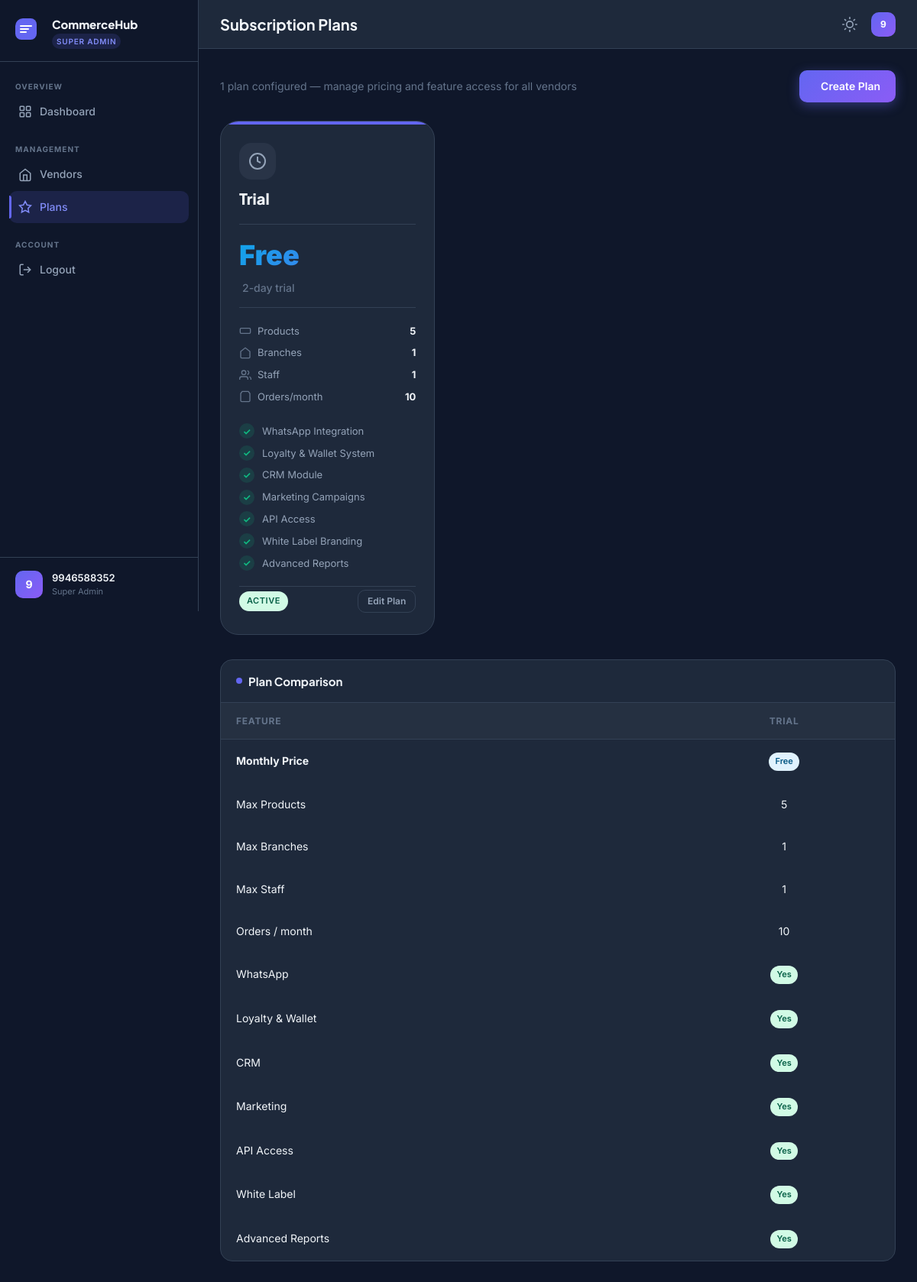
/sadmin/plans/ (signed in), run on an earlier commit of the app's database.
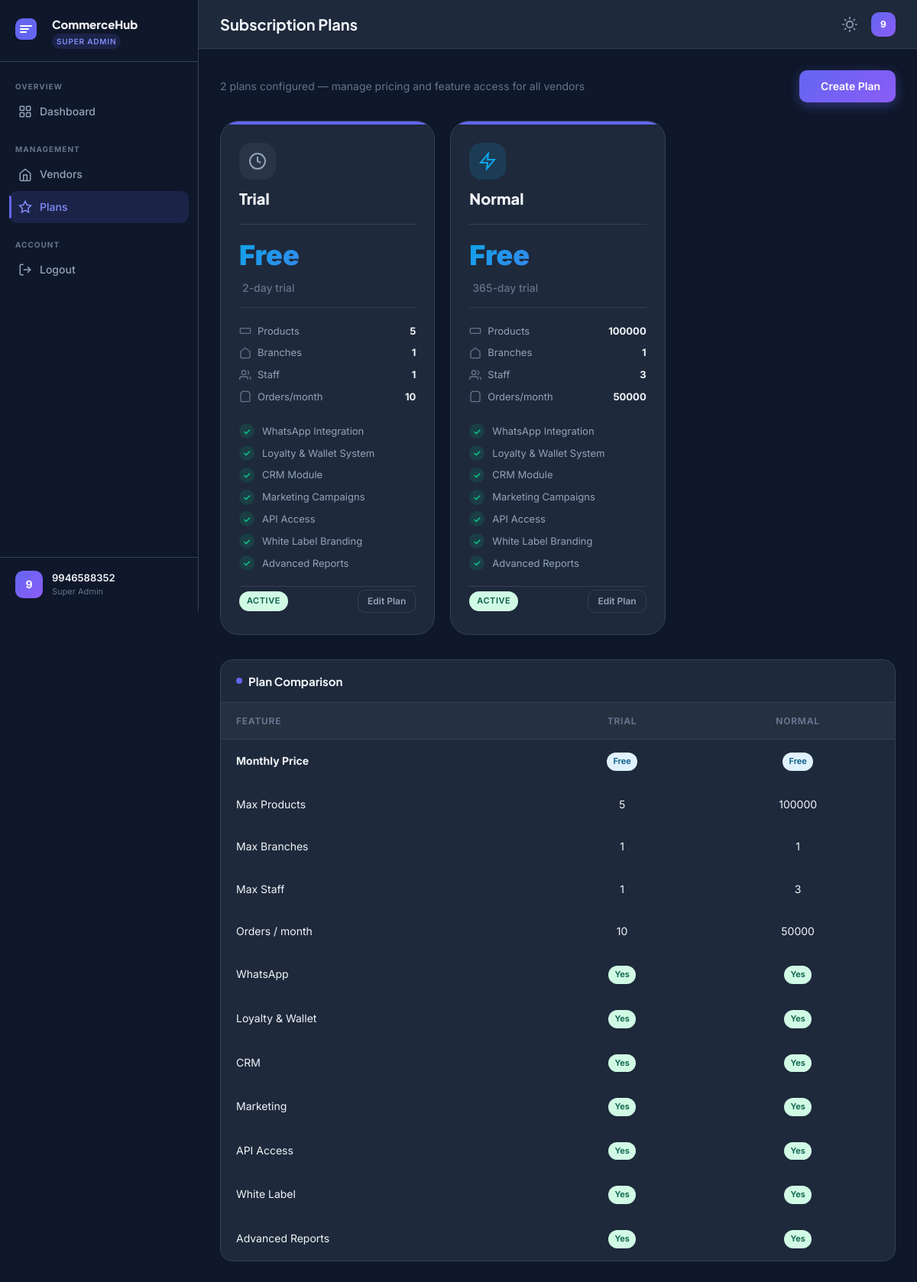
And on a later commit of the database.
### tenants/models.py (models this page shows, shortened)
class SubscriptionPlan(TimestampModel):
    PLAN_CHOICES = [
        ('trial', 'Trial'),
        ('starter', 'Starter'),
        ('standard', 'Standard'),
        ('professional', 'Professional'),
        ('enterprise', 'Enterprise'),
    ]
    BILLING_CHOICES = [
        ('monthly', 'Monthly'),
        ('annual', 'Annual'),
        ('lifetime', 'Lifetime'),
    ]
    name = models.CharField(max_length=50)
    plan_type = models.CharField(max_length=20, choices=PLAN_CHOICES, unique=True)
    billing_cycle = models.CharField(max_length=20, choices=BILLING_CHOICES, default='monthly')
    price = models.DecimalField(max_digits=10, decimal_places=2, default=0)
    annual_price = models.DecimalField(max_digits=10, decimal_places=2, default=0)
    trial_days = models.PositiveSmallIntegerField(default=14)
    description = models.TextField(blank=True)
    is_active = models.BooleanField(default=True)
    sort_order = models.PositiveSmallIntegerField(default=0)
    max_products = models.PositiveIntegerField(default=100)
    max_branches = models.PositiveSmallIntegerField(default=1)
    max_staff = models.PositiveSmallIntegerField(default=3)
    max_monthly_orders = models.PositiveIntegerField(default=500)
    has_whatsapp = models.BooleanField(default=False)
    has_loyalty = models.BooleanField(default=False)
    has_crm = models.BooleanField(default=False)
    has_marketing = models.BooleanField(default=False)
    has_api_access = models.BooleanField(default=False)
    has_white_label = models.BooleanField(default=False)
    has_advanced_reports = models.BooleanField(default=False)
    has_analytics = models.BooleanField(default=True)
    has_store_settings = models.BooleanField(default=True)
    has_catalog_management = models.BooleanField(default=True)
    has_order_management = models.BooleanField(default=True)
    has_inventory_management = models.BooleanField(default=True)
    has_organization_management = models.BooleanField(default=True)
    class Meta:
        db_table = 'ch_subscription_plans'
        verbose_name = 'Subscription Plan'
        ordering = ['sort_order']

### adminapp/views.py (the view)
# urls.py: path('plans/', views.PlanListView.as_view(), name='plan_list'),
class PlanListView(SuperAdminRequiredMixin, View):
    template_name = 'admin/plans/list.html'
    def get(self, request):
        plans = SubscriptionPlan.objects.all().order_by('sort_order')
        context = {
            'plans': plans,
            'page_title': 'Subscription Plans',
        }
        return render(request, self.template_name, context)

### accounts/models.py (called while the page is built)
    def get_full_name(self):
        return f'{self.first_name} {self.last_name}'.strip()

    def get_short_name(self):
        return self.first_name or self.phone

### core/context_processors.py (called while the page is built)
def tenant_context(request):
    tenant = getattr(request, 'tenant', None)
    storefront_categories = []
    if tenant:
        try:
            storefront_categories = Category.objects.filter(vendor=tenant, is_active=True).get_cached_trees()
        except Exception:
            storefront_categories = []
    return {
        'current_tenant': tenant,
        'platform_name': getattr(settings, 'PLATFORM_NAME', 'CommerceHub'),
        'platform_domain': getattr(settings, 'PLATFORM_DOMAIN', 'commercehub.in'),
        'storefront_categories': storefront_categories,
    }

### core/mixins.py (called while the page is built)
    def dispatch(self, request, *args, **kwargs):
        if not request.user.is_authenticated:
            return redirect('accounts:admin_login')
        if not request.user.is_super_admin:
            messages.error(request, 'Access denied. Super Admin privileges required.')
            return redirect('accounts:admin_login')
        return super().dispatch(request, *args, **kwargs)

### templates/admin/plans/list.html (shortened to what the changed rows need)
{% extends 'base/admin_base.html' %}
{% load static %}
{% block content %}
<div class="page-header-row">
    <div class="page-header-info">
        <p class="page-subtitle">{{ plans|length }} plan{{ plans|length|pluralize }} configured &mdash; manage pricing and feature access for all vendors</p>
    </div>
</div>
<div class="pricing-grid">
    {% for plan in plans %}
    <div class="pricing-card {% if plan.plan_type == 'professional' %}pricing-card-featured{% endif %} {% if not plan.is_active %}pricing-card-inactive{% endif %}">
        <div class="pricing-header">
            <div class="pricing-icon pricing-icon-{{ plan.plan_type }}">
                {% if plan.plan_type == 'trial' %}
                <svg viewBox="0 0 24 24" fill="none" stroke="currentColor" stroke-width="2">
                    <circle cx="12" cy="12" r="10"/><polyline points="12 6 12 12 16 14"/>
                </svg>
                {% elif plan.plan_type == 'starter' %}
                <svg viewBox="0 0 24 24" fill="none" stroke="currentColor" stroke-width="2">
                    <polygon points="13 2 3 14 12 14 11 22 21 10 12 10 13 2"/>
                </svg>
                {% elif plan.plan_type == 'standard' %}
                <svg viewBox="0 0 24 24" fill="none" stroke="currentColor" stroke-width="2">
                    <path d="M12 2l3.09 6.26L22 9.27l-5 4.87 1.18 6.88L12 17.77l-6.18 3.25L7 14.14 2 9.27l6.91-1.01L12 2z"/>
                </svg>
                {% elif plan.plan_type == 'professional' %}
                <svg viewBox="0 0 24 24" fill="none" stroke="currentColor" stroke-width="2">
                    <path d="M12 2l3.09 6.26L22 9.27l-5 4.87 1.18 6.88L12 17.77l-6.18 3.25L7 14.14 2 9.27l6.91-1.01L12 2z"/>
                </svg>
                {% else %}
                <svg viewBox="0 0 24 24" fill="none" stroke="currentColor" stroke-width="2">
                    <rect x="2" y="7" width="20" height="14" rx="2"/><path d="M16 21V5a2 2 0 0 0-2-2h-4a2 2 0 0 0-2 2v16"/>
                </svg>
                {% endif %}
            </div>
            <h3 class="pricing-name">{{ plan.name }}</h3>
        </div>
        <div class="pricing-amount">
            {% if plan.price == 0 %}
            <span class="pricing-price-free">Free</span>
            <span class="pricing-period">{{ plan.trial_days }}-day trial</span>
            {% endif %}
        </div>
        <div class="pricing-limits">
            <div class="limit-row">
                <svg class="limit-icon" viewBox="0 0 24 24" fill="none" stroke="currentColor" stroke-width="2">
                    <path d="M20 7H4a2 2 0 0 0-2 2v6a2 2 0 0 0 2 2h16a2 2 0 0 0 2-2V9a2 2 0 0 0-2-2z"/>
                </svg>
                <span class="limit-label">Products</span>
                <span class="limit-value">{% if plan.max_products >= 999999 %}Unlimited{% else %}{{ plan.max_products }}{% endif %}</span>
            </div>
            <div class="limit-row">
                <svg class="limit-icon" viewBox="0 0 24 24" fill="none" stroke="currentColor" stroke-width="2">
                    <path d="M3 9l9-7 9 7v11a2 2 0 0 1-2 2H5a2 2 0 0 1-2-2z"/>
                </svg>
                <span class="limit-label">Branches</span>
                <span class="limit-value">{% if plan.max_branches >= 999 %}Unlimited{% else %}{{ plan.max_branches }}{% endif %}</span>
            </div>
            <div class="limit-row">
                <svg class="limit-icon" viewBox="0 0 24 24" fill="none" stroke="currentColor" stroke-width="2">
                    <path d="M17 21v-2a4 4 0 0 0-4-4H5a4 4 0 0 0-4 4v2"/><circle cx="9" cy="7" r="4"/>
                    <path d="M23 21v-2a4 4 0 0 0-3-3.87"/><path d="M16 3.13a4 4 0 0 1 0 7.75"/>
                </svg>
                <span class="limit-label">Staff</span>
                <span class="limit-value">{% if plan.max_staff >= 999 %}Unlimited{% else %}{{ plan.max_staff }}{% endif %}</span>
            </div>
            <div class="limit-row">
                <svg class="limit-icon" viewBox="0 0 24 24" fill="none" stroke="currentColor" stroke-width="2">
                    <path d="M6 2L3 6v14a2 2 0 0 0 2 2h14a2 2 0 0 0 2-2V6l-3-4z"/>
                </svg>
                <span class="limit-label">Orders/month</span>
                <span class="limit-value">{% if plan.max_monthly_orders >= 999999 %}Unlimited{% else %}{{ plan.max_monthly_orders }}{% endif %}</span>
            </div>
        </div>
        <ul class="pricing-features">
            <li class="feature-item {% if plan.has_whatsapp %}feature-on{% else %}feature-off{% endif %}">
                <span class="feature-check">{% if plan.has_whatsapp %}&#10003;{% else %}&times;{% endif %}</span>
                WhatsApp Integration
            </li>
            <li class="feature-item {% if plan.has_loyalty %}feature-on{% else %}feature-off{% endif %}">
                <span class="feature-check">{% if plan.has_loyalty %}&#10003;{% else %}&times;{% endif %}</span>
                Loyalty &amp; Wallet System
            </li>
            <li class="feature-item {% if plan.has_crm %}feature-on{% else %}feature-off{% endif %}">
                <span class="feature-check">{% if plan.has_crm %}&#10003;{% else %}&times;{% endif %}</span>
                CRM Module
            </li>
            <li class="feature-item {% if plan.has_marketing %}feature-on{% else %}feature-off{% endif %}">
                <span class="feature-check">{% if plan.has_marketing %}&#10003;{% else %}&times;{% endif %}</span>
                Marketing Campaigns
            </li>
            <li class="feature-item {% if plan.has_api_access %}feature-on{% else %}feature-off{% endif %}">
                <span class="feature-check">{% if plan.has_api_access %}&#10003;{% else %}&times;{% endif %}</span>
                API Access
            </li>
            <li class="feature-item {% if plan.has_white_label %}feature-on{% else %}feature-off{% endif %}">
                <span class="feature-check">{% if plan.has_white_label %}&#10003;{% else %}&times;{% endif %}</span>
                White Label Branding
            </li>
            <li class="feature-item {% if plan.has_advanced_reports %}feature-on{% else %}feature-off{% endif %}">
                <span class="feature-check">{% if plan.has_advanced_reports %}&#10003;{% else %}&times;{% endif %}</span>
                Advanced Reports
            </li>
        </ul>
        <div class="pricing-footer" style="display: flex; justify-content: space-between; align-items: center;">
            <span class="status-badge {% if plan.is_active %}status-approved{% else %}status-suspended{% endif %}">
                {% if plan.is_active %}Active{% else %}Inactive{% endif %}
            </span>
            <a href="{% url 'adminapp:plan_edit' plan.pk %}" class="btn btn-outline" style="padding: 4px 12px; font-size: 12px;">Edit Plan</a>
        </div>
    </div>
    {% endfor %}
</div>
{% if plans %}
<div class="data-card" style="margin-top: 32px;">
    <div class="table-wrapper">
        <table class="data-table">
            <thead>
                <tr>
                    <th>Feature</th>
                    {% for plan in plans %}<th style="text-align:center">{{ plan.name }}</th>{% endfor %}
                </tr>
            </thead>
            <tbody>
                <tr>
                    {% for plan in plans %}
                    <td style="text-align:center">
                        {% if plan.price == 0 %}
                        <span class="badge badge-info">Free</span>
                        {% else %}
                        <strong>&#8377;{{ plan.price }}</strong>
                        {% endif %}
                    </td>
                    {% endfor %}
                </tr>
                <tr>
                    <td>Max Products</td>
                    {% for plan in plans %}<td style="text-align:center">{% if plan.max_products >= 999999 %}&infin;{% else %}{{ plan.max_products }}{% endif %}</td>{% endfor %}
                </tr>
                <tr>
                    <td>Max Branches</td>
                    {% for plan in plans %}<td style="text-align:center">{% if plan.max_branches >= 999 %}&infin;{% else %}{{ plan.max_branches }}{% endif %}</td>{% endfor %}
                </tr>
                <tr>
                    <td>Max Staff</td>
                    {% for plan in plans %}<td style="text-align:center">{% if plan.max_staff >= 999 %}&infin;{% else %}{{ plan.max_staff }}{% endif %}</td>{% endfor %}
                </tr>
                <tr>
                    <td>Orders / month</td>
                    {% for plan in plans %}<td style="text-align:center">{% if plan.max_monthly_orders >= 999999 %}&infin;{% else %}{{ plan.max_monthly_orders }}{% endif %}</td>{% endfor %}
                </tr>
                <tr>
                    {% for plan in plans %}<td style="text-align:center">{% if plan.has_whatsapp %}<span class="badge badge-success">Yes</span>{% else %}&mdash;{% endif %}</td>{% endfor %}
                </tr>
                <tr>
                    {% for plan in plans %}<td style="text-align:center">{% if plan.has_loyalty %}<span class="badge badge-success">Yes</span>{% else %}&mdash;{% endif %}</td>{% endfor %}
                </tr>
                <tr>
                    {% for plan in plans %}<td style="text-align:center">{% if plan.has_crm %}<span class="badge badge-success">Yes</span>{% else %}&mdash;{% endif %}</td>{% endfor %}
                </tr>
                <tr>
                    {% for plan in plans %}<td style="text-align:center">{% if plan.has_marketing %}<span class="badge badge-success">Yes</span>{% else %}&mdash;{% endif %}</td>{% endfor %}
                </tr>
                <tr>
                    {% for plan in plans %}<td style="text-align:center">{% if plan.has_api_access %}<span class="badge badge-success">Yes</span>{% else %}&mdash;{% endif %}</td>{% endfor %}
                <tr>
                    {% for plan in plans %}<td style="text-align:center">{% if plan.has_white_label %}<span class="badge badge-success">Yes</span>{% else %}&mdash;{% endif %}</td>{% endfor %}
                </tr>
                <tr>
                    {% for plan in plans %}<td style="text-align:center">{% if plan.has_advanced_reports %}<span class="badge badge-success">Yes</span>{% else %}&mdash;{% endif %}</td>{% endfor %}
                </tr>
            </tbody>
        </table>
    </div>
</div>
{% endif %}
{% endblock %}

What changed in the data, as far as the page shows it:
added SubscriptionPlan: plan_type "starter" (drawn), name "Normal", trial_days "365", max_products "100000", max_branches "1", max_staff "3", max_monthly_orders "50000", is_active "ACTIVE", name "NORMAL", price "Free", has_whatsapp "Yes", has_loyalty "Yes", has_crm "Yes", has_marketing "Yes", has_api_access "Yes", has_white_label "Yes", has_advanced_reports "Yes"
Also different on the page:
{{ plans|length }}: "1" → "2"
